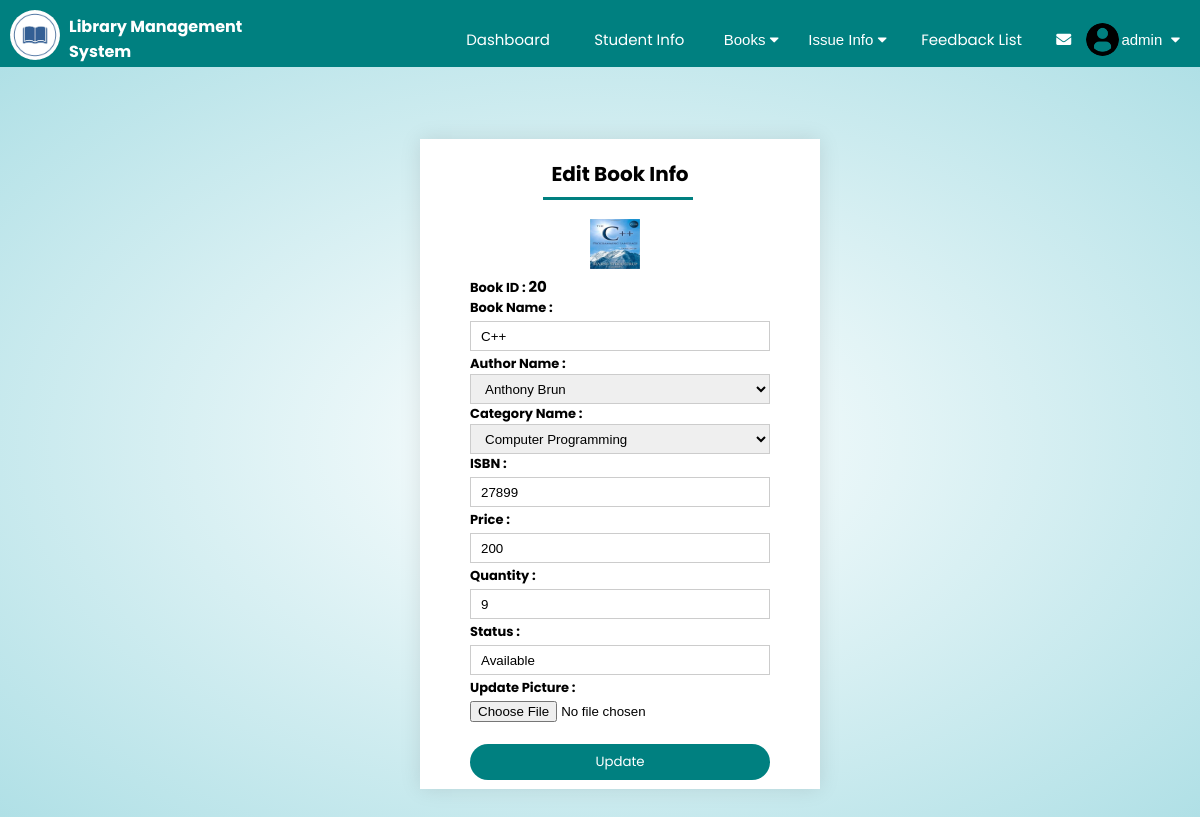
The page /edit_book.php?ed=20 (signed in) on the database its author committed.
### tables this page shows
CREATE TABLE `books` (
  `bookid` int(100) NOT NULL,
  `bookpic` varchar(500) NOT NULL,
  `bookname` varchar(100) NOT NULL,
  `authorid` int(100) NOT NULL,
  `categoryid` int(100) NOT NULL,
  `ISBN` varchar(100) NOT NULL,
  `price` int(100) NOT NULL,
  `quantity` int(100) NOT NULL,
  `status` varchar(100) NOT NULL
);

CREATE TABLE `authors` (
  `authorid` int(111) NOT NULL,
  `authorname` varchar(111) NOT NULL
);

CREATE TABLE `category` (
  `categoryid` int(111) NOT NULL,
  `categoryname` varchar(111) NOT NULL
);

### edit_book.php (the view, shortened to what this page needs)
<?php
	include "connection.php";
    include "admin_navbar.php";
?>
<!DOCTYPE html>
<html lang="en">
<head>
    <link rel="stylesheet" href="https://cdnjs.cloudflare.com/ajax/libs/font-awesome/5.15.2/css/all.min.css" />
    <link rel="stylesheet" href="style.css?v=<?php echo time(); ?>">
</head>
<body>
    <div class="edit-profile-container">
        <?php
			$id=$_GET['ed'];
			$q= "SELECT books.bookpic,books.bookid,books.bookname,authors.authorid,authors.authorname,category.categoryid,category.categoryname,books.ISBN,books.price,quantity,status from  `books`join `authors` on authors.authorid=books.authorid join `category` on category.categoryid=books.categoryid where bookid=$id";
			$res=mysqli_query($db,$q) or die(mysqli_error($db));
			while($row=mysqli_fetch_assoc($res))
			{
				$bookid=$row['bookid'];
                $pic=$row['bookpic'];
				$bookname=$row['bookname'];
				$authorid=$row['authorid'];
				$categoryid=$row['categoryid'];
				$authorname=$row['authorname'];
				$categoryname=$row['categoryname'];
				$ISBN=$row['ISBN'];
				$price=$row['price'];
				$quantity=$row['quantity'];
				$status=$row['status'];
			}
	    ?>
        <div class="form form-book">
            <div class="form-container edit-form-container edit-book-container">
                <div class="form-btn">
                    <span onclick="login()" style="width: 100%;">Edit Book Info</span>
                    <hr id="indicator" class="add-author">
                </div>
                <form action="" id="loginform" method="post" enctype="multipart/form-data">
                    <div class="label book-img">
                        <?php echo "<img width='50px' height='50px' src='images/".$pic."'>"?>
                    </div>
                    <div class="label">
                        <label for="studentid">Book ID : </label>
                        <b style="font-size: 15px;">
                        <?php
			                echo $bookid;
			            ?>
                    </b><br>
                    </div>
                    <div class="label">
                        <label for="bookname">Book Name : </label>
                    </div>
                    <input type="text"  name="bookname" value="<?php echo $bookname; ?>">
                    <div class="label">
                        <label for="authorname">Author Name : </label>
                    </div>
                    <select class="form-control" name="authorname" >
                        <option value="<?php echo $authorid;?>"><?php echo $authorname;?></option>
                    </select>
                    <div class="label">
                        <label for="authorname">Category Name : </label>
                    </div>
                    <select class="form-control" name="categoryname">
                        <option value="<?php echo $categoryid;?>"><?php echo $categoryname;?></option>
                    </select>
                    <div class="label">
                        <label for="ISBN">ISBN : </label>
                    </div>
                    <input type="text"  name="ISBN" value="<?php echo $ISBN; ?>">
                    <div class="label">
                        <label for="price">Price : </label>
                    </div>
                    <input type="text"  name="price" value="<?php echo $price; ?>">
                    <div class="label">
                        <label for="quantity">Quantity : </label>
                    </div>
                    <input type="text"  name="quantity" value="<?php echo $quantity; ?>">
                    <div class="label">
                        <label for="status">Status : </label>
                    </div>
                    <input type="text"  name="status" value="<?php echo $status; ?>">
                    <div class="label">
                        <label for="pic">Update Picture :</label>
                    </div>
                    <input type="file"  name="file" class="file">
                    <button type="submit" class="btn" name="submit">Update</button>
                </form>
            </div>
        </div>
    </div>
</body>
</html>

### style.css (style rules this page uses)
html { scroll-behavior: smooth; }
* { margin: 0; padding: 0; box-sizing: border-box; }
body { font-family: 'Poppins', sans-serif; }
.btn { font-family: 'Poppins', sans-serif; }
.form { position: absolute; top: 55%; left: 35%; transform: translateY(-50%); text-align: center; }
.form-container { background: #fff; width: 400px; height: 500px; position: relative; padding: 20px 0; margin: auto; box-shadow: 0 0 20px 0px rgba(0,0,0,0.1); overflow: hidden; }
.form-container span { font-weight: bold; padding: 0 10px; cursor: pointer; width: 150px; display: inline-block; }
.form-btn { display: inline-block; }
.form-btn span { font-size: 20px; font-weight: bold; }
.form-container form { max-width: 400px; padding: 0 20px; position: absolute; top: 100px; transition: 1s; }
form input { width: 300px; height: 30px; margin: 10px 0; padding: 0 10px; border: 1px solid #ccc; }
form .form-control { width: 300px; height: 30px; margin: 10px 0; padding: 0 10px; border: 1px solid #ccc; outline: none; }
.label { text-align: left; margin-left: 30px; font-size: 13px; }
form .btn { width: 300px; border: none; cursor: pointer; margin-top: 10px; margin-bottom: 10px; }
.edit-profile-container { background: radial-gradient(#fff,powderblue); width: 100%; padding-top: 50px; padding-bottom: 700px; }
.edit-profile-container .form label { text-align: left; font-weight: bold; }
.edit-profile-container .form-container { height: 450px; margin-top: 50px; }
.edit-profile-container .edit-form-container { height: 550px; }
.file { border: none; text-align: left; margin-left: -20px; }
.edit-book-container form input { margin: 3px 0; }
.edit-book-container .form-control { margin: 0; }
.edit-profile-container .edit-book-container { height: 650px; margin-top: 30px; }
.edit-book-container form { top: 80px; }
.edit-book-container .file { margin-left: -20px; }
.book-img { margin-left: 150px; }
#loginform { left: 0; }
.btn { display: inline-block; background-color: teal; color: #fff; padding: 8px 30px; border-radius: 30px; transition: background-color 0.4s; outline: none; }
#indicator { width: 150px; border: none; background: teal; height: 3px; margin-top: 8px; transition: 1s; transform: translateX(10px); }
.add-author { margin-right: 25px; }

### rows shown on the page
books: bookpic (picture), bookid "20", bookname "C++", authorname "Anthony Brun", categoryname "Computer Programming", ISBN "27899", price "200", quantity "9", status "Available"

### other values the page prints
$_SESSION['login_admin_username'] "admin"
